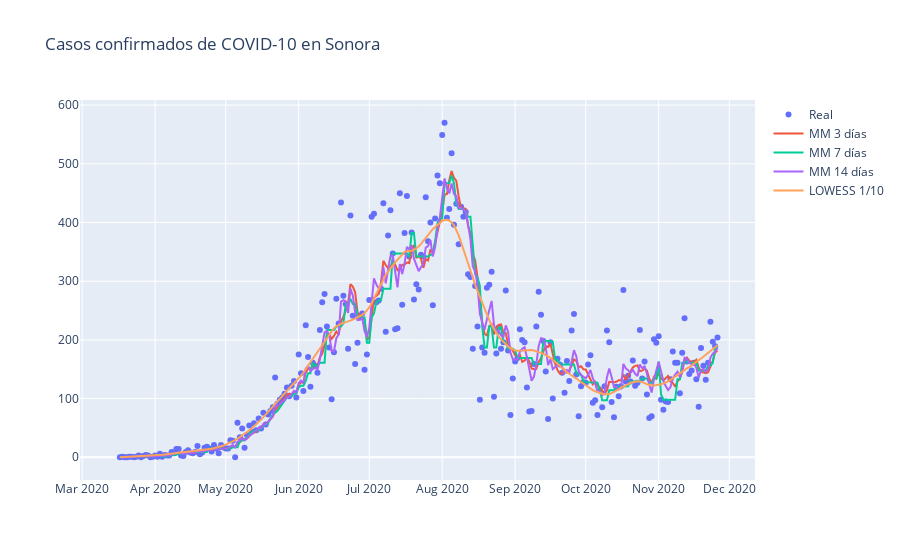

The code cell stored with this chart in its notebook:
### Code cell
fig = go.Figure(
).add_scatter(
    x=confirmados.index,
    y=confirmados["CASOS"],
    mode='markers',
    name="Real"
).add_scatter(
    x=confirmados.index,
    y=confirmados["ma 7"],
    hovertemplate="%{y:.1f}",
    name="MA 7 días"
).add_scatter(
    x=confirmados.index,    
    y=confirmados["mm 7"],
    hovertemplate="%{y:.1f}",
    name="MM 7 días"
).add_scatter(
    x=confirmados.index,
    y=confirmados["ewm 7"],
    hovertemplate="%{y:.1f}",
    name="EWM 7 días"
).add_scatter(
    x=confirmados.index[1:],
    y=l2[:,1],
    hovertemplate="%{y:.1f}",
    name="LOWESS 1/10"
).update_layout(
    title='Casos confirmados de COVID-10 en Sonora',
    hovermode="x"
).show()

### Figure 1 — Plotly figure (JSON) as saved in the notebook; plotly's stock layout.template omitted (floating-point values rounded to 4 significant figures; data arrays with more than 128 entries replaced by an {"elided": "..."} marker saying what was removed)
{"data": [{"mode": "markers", "name": "Real", "type": "scatter", "x": {"elided": "256 str values"}, "y": {"elided": "256 int values"}}, {"hovertemplate": "%{y:.1f}", "name": "MM 3 días", "type": "scatter", "x": {"elided": "256 str values"}, "y": {"elided": "256 float values"}}, {"hovertemplate": "%{y:.1f}", "name": "MM 7 días", "type": "scatter", "x": {"elided": "256 str values"}, "y": {"elided": "256 int values"}}, {"hovertemplate": "%{y:.1f}", "name": "MM 14 días", "type": "scatter", "x": {"elided": "256 str values"}, "y": {"elided": "256 float values"}}, {"hovertemplate": "%{y:.1f}", "name": "LOWESS 1/10", "type": "scatter", "x": {"elided": "255 str values"}, "y": {"elided": "255 float values"}}], "layout": {"hovermode": "x", "title": {"text": "Casos confirmados de COVID-10 en Sonora"}}}
